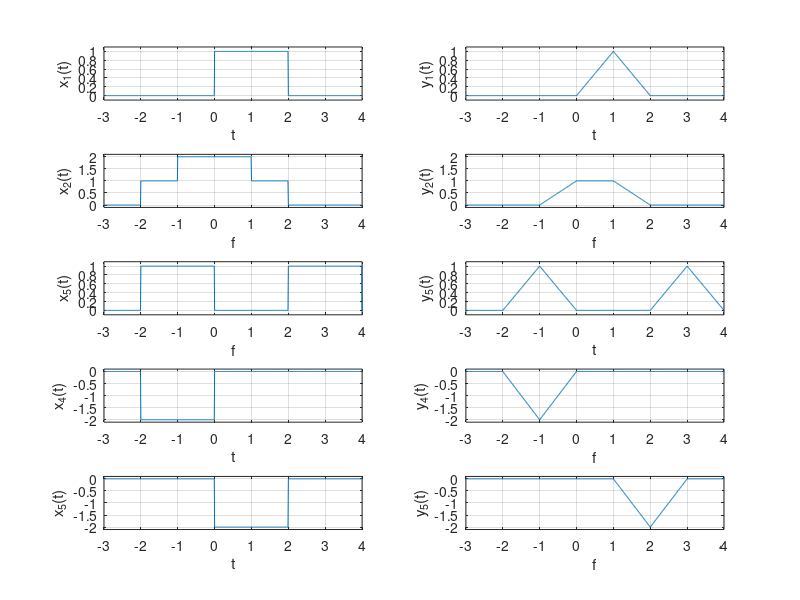

MATLAB code to generate this figure:
u=@(t)(t>=0);
x1 = @(u,t)(u(t)-u(t-2)); t =-3:0.01:5;
subplot(5,2,1); plot(t,x1(u,t)); axis([-3 4 -0.1 1.1]); grid; xlabel('t'); ylabel('x_1(t)')
y1 = @(u,t)((u(t)-u(t-1)).*t + (u(t-1)-u(t-2)).*(2-t));
subplot(5,2,2); plot(t,y1(u,t)); axis([-3 4 -0.1 1.1]); grid; xlabel('t'); ylabel('y_1(t)')

%a
x2 = x1(u,t+2)+ x1(u,t+1) + x1(u,t);
subplot(5,2,3); plot(t,x2); axis([-3 4 -0.1 2.1]); grid; xlabel('f'); ylabel('x_2(t)')
y2 = y1(u,t+1) + y1(u,t);
subplot(5,2,4); plot(t,y2); axis([-3 4 -0.1 2.1]); grid; xlabel('f'); ylabel('y_2(t)')

%b
x3 =x1(u,t+2) + x1(u,t-2);
subplot(5,2,5); plot(t,x3); axis([-3 4 -0.1 1.1]); grid; xlabel('f'); ylabel('x_5(t)')
y3 =y1(u,t+2) + y1(u,t-2);
subplot(5,2,6); plot(t,y3); axis([-3 4 -0.1 1.1]); grid; xlabel('t'); ylabel('y_5(t)')

%c
x4 = -2*x1(u,t+2);
subplot(5,2,7); plot(t,x4); axis([-3 4 -2.1 0.1]); grid; xlabel('t'); ylabel('x_4(t)')
y4 = -2*y1(u,t+2);
subplot(5,2,8); plot(t,y4); axis([-3 4 -2.1 0.1]); grid; xlabel('f'); ylabel('y_4(t)')


%d
x5 = -2*x1(u,t);
subplot(5,2,9); plot(t,x5); axis([-3 4 -2.1 0.1]); grid; xlabel('t'); ylabel('x_5(t)')
y5 = -2*y1(u,t-1);
subplot(5,2,10); plot(t,y5); axis([-3 4 -2.1 0.1]); grid; xlabel('f'); ylabel('y_5(t)')
